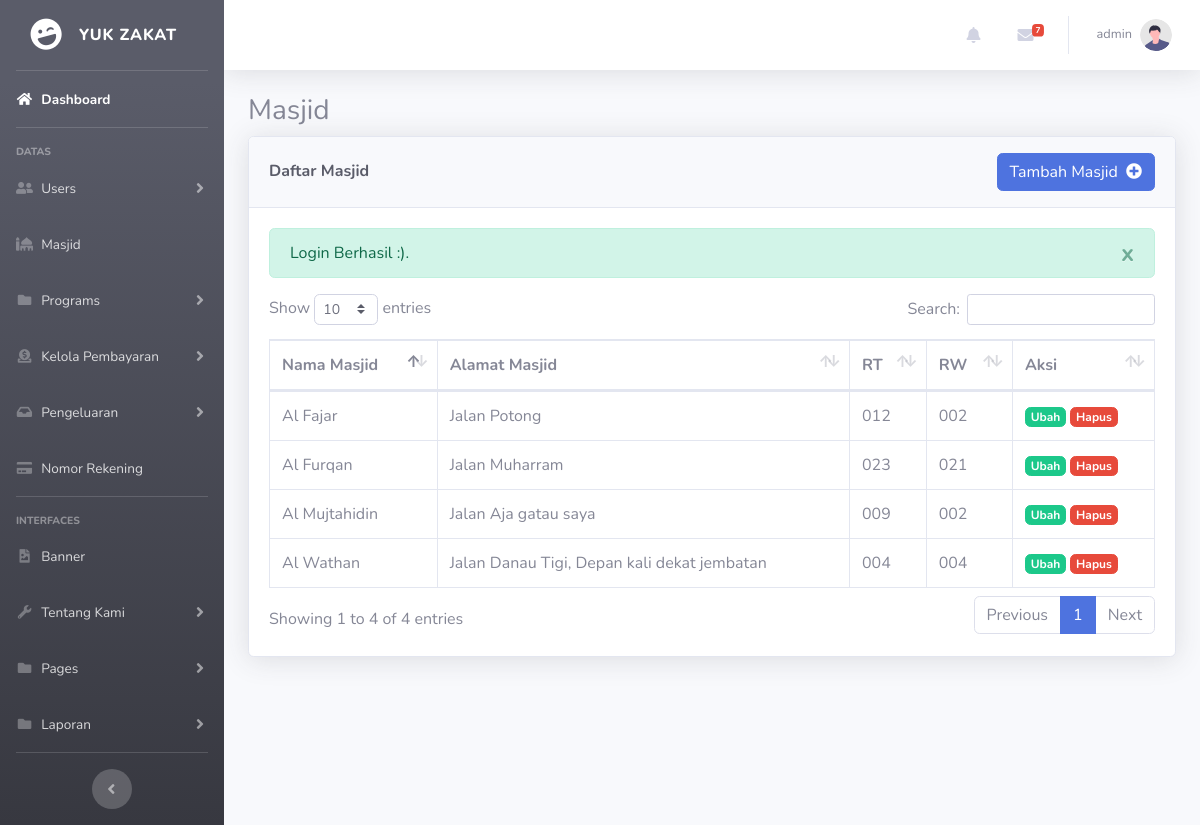
The app's page /public/masjid (signed in), older data.
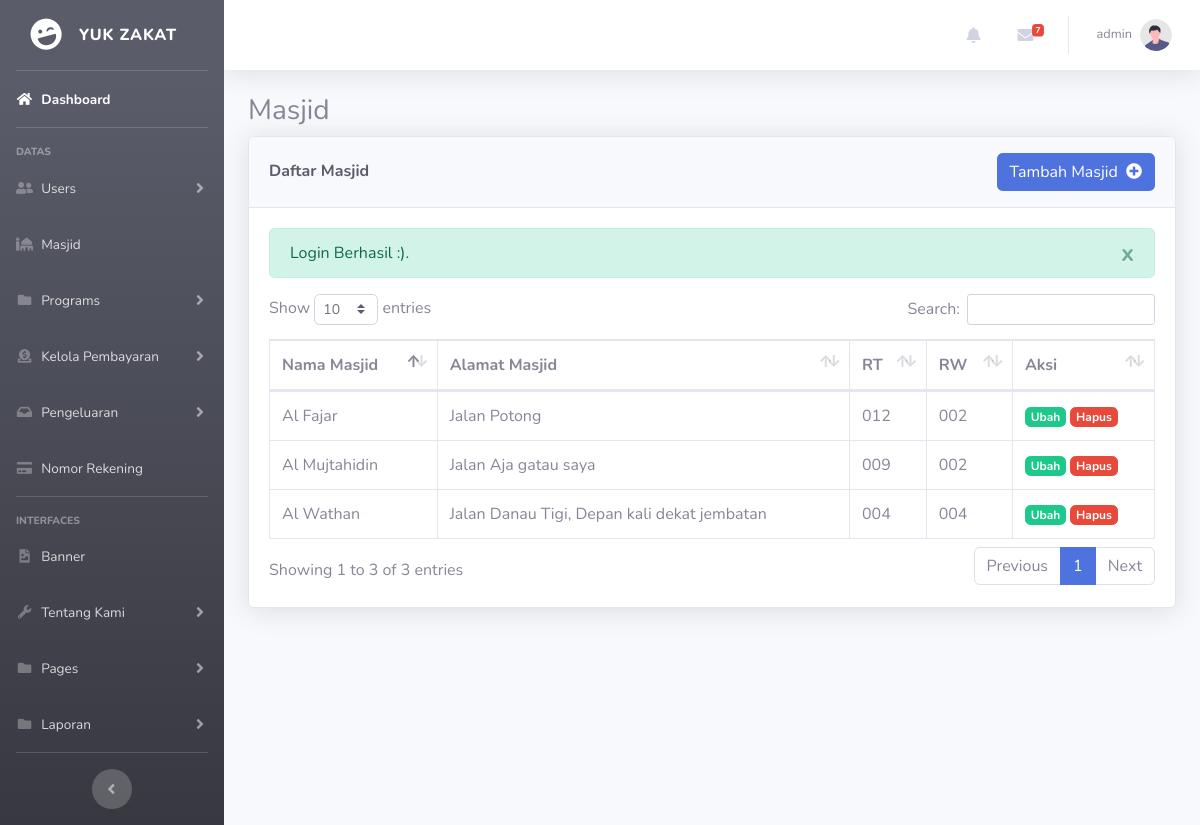
The same page, newer data.
### tables this page shows
CREATE TABLE `tb_mesjid` (
  `id_mesjid` int NOT NULL,
  `nama_mesjid` varchar(50) NOT NULL,
  `alamat_mesjid` varchar(255) NOT NULL,
  `RT` varchar(3) NOT NULL,
  `RW` varchar(3) NOT NULL,
  `provinsi` varchar(100) NOT NULL,
  `kabupaten` varchar(100) NOT NULL,
  `kecamatan` varchar(100) NOT NULL,
  `kelurahan` varchar(100) NOT NULL
);

### app/core/Controller.php (called while the page is built, shortened)
<?php
class Controller {
  public function view($view, $data = []): void {
    require_once '../app/views/' . $view . '.php';
  }
  public function model($model_class): object {
    return new $model_class;
  }
}

### app/controllers/Masjid.php (called while the page is built, shortened)
<?php
class Masjid extends Controller
{
  public function index(): void
  {
    $data = [
      "judul" => 'Masjid',
      "css" => VENDOR_TABLES_CSS,
      "script" => VENDOR_TABLES,
      "dataMasjid" => $this->model('Masjid_model')->getDataMasjid(),
      "programNameAktif" => $this->model('Kelolaprogram_model')->getAllProgramNameAktif()
    ];
    $this->view('dashboard/sidebar', $data);
    $this->view("masjid/index", $data);
    $this->view('dashboard/footer', $data);
  }
}

### app/core/App.php (called while the page is built, shortened)
<?php
class App {
  protected $controller = 'Web', $method = 'index', $params = [];
  public function __construct()
  {
    $this->controller = new $this->controller;
    call_user_func_array([$this->controller, $this->method], $this->params);
  }
}

### public/index.php (called while the page is built, shortened)
<?php
require_once '../app/init.php';
$app = new App;

### app/core/Database.php (called while the page is built, shortened)
<?php
class Database {
  private $host = DBHOST, $user = DBUSER, $pass = DBPASS, $dbname = DBNAME;
  private $dbh;
  private $stmt;
  public function __construct()
  {
    $dsn = "mysql:host=$this->host;dbname=$this->dbname";
    $options = [
      PDO::ATTR_PERSISTENT => true,
      PDO::ATTR_ERRMODE    => PDO::ERRMODE_EXCEPTION
    ];
    try {
      $this->dbh = new PDO($dsn, $this->user, $this->pass, $options);
    } catch(PDOException $e) {
      die($e->getMessage());
    }
  }
  public function query($query): void {
    $this->stmt = $this->dbh->prepare($query);
  }
  public function execute(): void {
    $this->stmt->execute();
  }
  public function resultSet(): array {
    $this->execute();
    return $this->stmt->fetchAll(PDO::FETCH_ASSOC);
  }
}

### app/models/Masjid_model.php (called while the page is built, shortened)
<?php
class Masjid_model {
  private $table = 'tb_mesjid';
  private $db;
  public function __construct()
  {
    $this->db = new Database();
  }
  public function getDataMasjid(): array {
    $query = "SELECT * FROM $this->table";
    $this->db->query($query);
    return $this->db->resultSet();
  }
}

### app/init.php (called while the page is built, shortened)
<?php
spl_autoload_register(function($class) {
    $class = explode('\\', $class);
    $class = end($class);
});

### app/views/masjid/index.php (the view, shortened to what this page needs)
<h2 class="h3">Masjid</h2>
<div class="card shadow mb-4">
  <div class="card-header py-3">
    <div class="row justify-content-between align-items-center mx-0">
      <div>
        <h6 class="m-0 font-weight-bold text-dark">Daftar Masjid</h6>
      </div>
      <div class="position-relative">
        <button type="button" class="btn btn-primary btn-add-data-masjid" data-toggle="modal" data-target="#formModal">
          Tambah Masjid <i class="ml-1 fas fa-plus-circle"></i>
        </button>
      </div>
    </div>
  </div>
  <div class="card-body">
    <?php Flasher::flash() ?>
    <div class="table-responsive">
      <table class="table table-bordered" id="dataTable" width="100%" cellspacing="0">
        <thead>
          <tr>
            <th>Nama Masjid</th>
            <th>Alamat Masjid</th>
            <th>RT</th>
            <th>RW</th>
            <th>Aksi</th>
          </tr>
        </thead>
        <tbody>
          <?php foreach ($data['dataMasjid'] as $item) : ?>
            <tr>
              <td><?= $item['nama_mesjid'] ?></td>
              <td><?= $item['alamat_mesjid'] ?></td>
              <td><?= $item['RT'] ?></td>
              <td><?= $item['RW'] ?></td>
              <td>
                <a href="<?= BASEURL ?>/masjid/ubah/<?= $item['id_mesjid'] ?>" class="btn badge btn-success btn-update-data-masjid" data-id="<?= $item['id_mesjid'] ?>" data-toggle="modal" data-target="#formModal">Ubah</a>
                <form action="<?= BASEURL ?>/masjid/aksi_hapus_mesjid" method="post" class="d-inline">
                  <button type="submit" class="btn badge btn-danger" onclick="return confirm('Anda akan menghapus data tersebut?')">Hapus</button>
                </form>
              </td>
            </tr>
          <?php endforeach ?>
        </tbody>
      </table>
    </div>
  </div>
</div>

### app/views/dashboard/sidebar.php (shortened to what this page needs)
<!DOCTYPE html>
<html lang="en">
<head>
  <link href="<?= BASEURL ?>/css/bootstrap/sb-admin-2.min.css" rel="stylesheet">
  <link href="<?= BASEURL ?>/vendor/fontawesome-free/css/all.min.css" rel="stylesheet">
  <?php if (isset($data['css'])) : ?>
    <?php foreach ($data['css'] as $src) : ?>
      <link rel="stylesheet" href="<?= BASEURL ?>/<?= $src ?>">
    <?php endforeach ?>
  <?php endif ?>
</head>
<div id="wrapper">
  <ul class="navbar-nav bg-gradient-dark sidebar sidebar-dark accordion" id="accordionSidebar">
    <a class="sidebar-brand d-flex align-items-center justify-content-center" href="<?= BASEURL ?>/dashboard">
      <div class="sidebar-brand-icon rotate-n-15">
        <i class="fas fa-laugh-wink"></i>
      </div>
      <div class="sidebar-brand-text mx-3">Yuk Zakat</div>
    </a>
    <hr class="sidebar-divider my-0">
    <li class="nav-item active">
      <a class="nav-link" href="<?= BASEURL ?>/dashboard">
        <i class="fas fa-fw fa-home"></i>
        <span>Dashboard</span></a>
    </li>
    <hr class="sidebar-divider">
    <div class="sidebar-heading">
      Datas
    </div>
    <li class="nav-item">
      <a class="nav-link collapsed" href="#" data-toggle="collapse" data-target="#collapseTwo" aria-expanded="true" aria-controls="collapseTwo">
        <i class="fas fa-fw fa-user-friends"></i>
        <span>Users</span>
      </a>
    </li>
    <li class="nav-item">
      <a class="nav-link" href="<?= BASEURL ?>/masjid">
        <i class="fas fa-fw fa-mosque"></i>
        <span>Masjid</span></a>
    </li>
    <li class="nav-item">
      <a class="nav-link collapsed" href="#" data-toggle="collapse" data-target="#callapsePrograms" aria-expanded="true" aria-controls="callapsePrograms">
        <i class="fas fa-fw fa-folder"></i>
        <span>Programs</span>
      </a>
    </li>
    <li class="nav-item">
      <a class="nav-link collapsed" href="#" data-toggle="collapse" data-target="#callapsePembayaran" aria-expanded="true" aria-controls="callapsePembayaran">
        <i class="fas fa-fw fa-donate"></i>
        <span>Kelola Pembayaran</span>
      </a>
    </li>
    <li class="nav-item">
      <a class="nav-link collapsed" href="#" data-toggle="collapse" data-target="#collapsePengeluaran" aria-expanded="true" aria-controls="collapsePengeluaran">
        <i class="fas fa-fw fa-inbox"></i>
        <span>Pengeluaran</span>
      </a>
    </li>
    <li class="nav-item">
      <a class="nav-link" href="<?= BASEURL ?>/norek">
        <i class="fas fa-fw fa-credit-card"></i>
        <span>Nomor Rekening</span></a>
    </li>
    <hr class="sidebar-divider">
    <div class="sidebar-heading">
      Interfaces
    </div>
    <li class="nav-item">
      <a class="nav-link" href="<?= BASEURL ?>/banner">
        <i class="fas fa-fw fa-file-image"></i>
        <span>Banner</span></a>
    </li>
    <li class="nav-item">
      <a class="nav-link collapsed" href="#" data-toggle="collapse" data-target="#collapseUtilities" aria-expanded="true" aria-controls="collapseUtilities">
        <i class="fas fa-fw fa-wrench"></i>
        <span>Tentang Kami</span>
      </a>
    </li>
    <li class="nav-item">
      <a class="nav-link collapsed" href="#" data-toggle="collapse" data-target="#collapsePages" aria-expanded="true" aria-controls="collapsePages">
        <i class="fas fa-fw fa-folder"></i>
        <span>Pages</span>
      </a>
    </li>
    <li class="nav-item">
      <a class="nav-link collapsed" href="#" data-toggle="collapse" data-target="#callapseLaporan" aria-expanded="true" aria-controls="callapseLaporan">
        <i class="fas fa-fw fa-folder"></i>
        <span>Laporan</span>
      </a>
    </li>
    <hr class="sidebar-divider d-none d-md-block">
    <div class="text-center d-none d-md-inline">
      <button class="rounded-circle border-0" id="sidebarToggle"></button>
    </div>
  </ul>
  <div id="content-wrapper" class="d-flex flex-column">
    <div id="content">
      <nav class="navbar navbar-expand navbar-light bg-white topbar mb-4 static-top shadow">
        <ul class="navbar-nav ml-auto">
          <li class="nav-item dropdown no-arrow mx-1">
            <a class="nav-link dropdown-toggle" href="#" id="alertsDropdown" role="button" data-toggle="dropdown" aria-haspopup="true" aria-expanded="false">
              <i class="fas fa-bell fa-fw"></i>
            </a>
          </li>
          <li class="nav-item dropdown no-arrow mx-1">
            <a class="nav-link dropdown-toggle" href="#" id="messagesDropdown" role="button" data-toggle="dropdown" aria-haspopup="true" aria-expanded="false">
              <i class="fas fa-envelope fa-fw"></i>
              <span class="badge badge-danger badge-counter">7</span>
            </a>
          </li>
          <li class="nav-item dropdown no-arrow">
            <a class="nav-link dropdown-toggle" href="#" id="userDropdown" role="button" data-toggle="dropdown" aria-haspopup="true" aria-expanded="false">
              <span class="mr-2 d-none d-lg-inline text-gray-600 small"><?php echo $_SESSION['username'] ?></span>
              <img class="img-profile rounded-circle" src="<?= BASEURL ?>/svg/undraw_profile.svg" alt="Gambar Profile">
            </a>
          </li>
        </ul>
      </nav>
<div class="container-fluid">

### app/core/Flasher.php (shortened to what this page needs)
<?php
class Flasher {
  public static function flash(): void {
    if( isset($_SESSION['flash']) ) {
      echo '<div class="alert alert-' . $_SESSION['flash']['tipe'] . ' alert-dismissible fade show" role="alert">' . $_SESSION['flash']['pesan'] . '.
              <button type="button" class="close" data-dismiss="alert" aria-label="Close">x</button>
            </div>';
    }
  }
}

### app/views/dashboard/footer.php (shortened to what this page needs)
</div>
</body>
</html>

Row changes from the older to the newer data that the page shows:
removed tb_mesjid: nama_mesjid "Al Furqan", alamat_mesjid "Jalan Muharram", RT "023", RW "021"
Text that changed along with them:
text written by a page script: "Show entries Search: Showing 1 to 4 of 4 entries Previous 1 Next" → "Show entries Search: Showing 1 to 3 of 3 entries Previous 1 Next"
